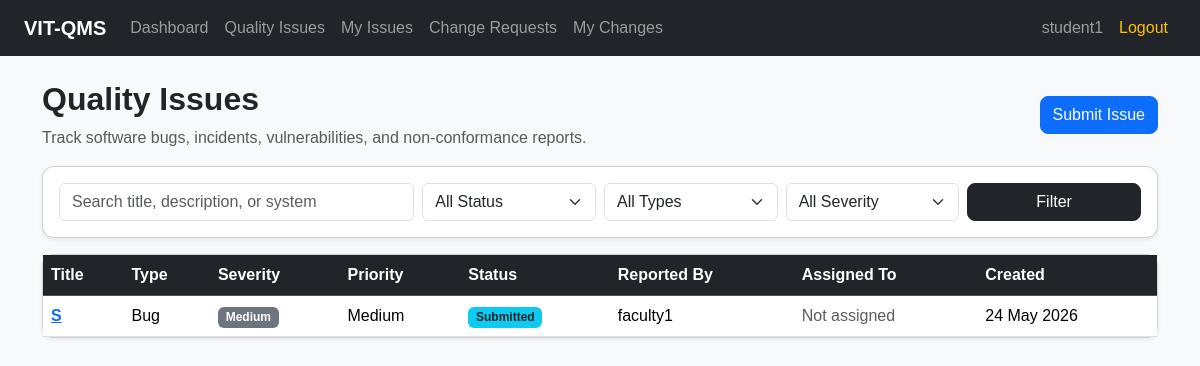
The page /quality/ (signed in) on the database its author committed.
### quality/models.py (models this page shows, shortened)
class QualityIssue(models.Model):
    TYPE_BUG = 'bug'
    TYPE_INCIDENT = 'incident'
    TYPE_SECURITY = 'security'
    TYPE_NON_CONFORMANCE = 'non_conformance'
    TYPE_DOCUMENTATION = 'documentation'
    TYPE_TESTING_DEFECT = 'testing_defect'
    ISSUE_TYPE_CHOICES = [
        (TYPE_BUG, 'Bug'),
        (TYPE_INCIDENT, 'Service Incident'),
        (TYPE_SECURITY, 'Security Vulnerability'),
        (TYPE_NON_CONFORMANCE, 'Non-Conformance'),
        (TYPE_DOCUMENTATION, 'Documentation Issue'),
        (TYPE_TESTING_DEFECT, 'Testing Defect'),
    ]
    SEVERITY_LOW = 'low'
    SEVERITY_MEDIUM = 'medium'
    SEVERITY_HIGH = 'high'
    SEVERITY_CRITICAL = 'critical'
    SEVERITY_CHOICES = [
        (SEVERITY_LOW, 'Low'),
        (SEVERITY_MEDIUM, 'Medium'),
        (SEVERITY_HIGH, 'High'),
        (SEVERITY_CRITICAL, 'Critical'),
    ]
    PRIORITY_LOW = 'low'
    PRIORITY_MEDIUM = 'medium'
    PRIORITY_HIGH = 'high'
    PRIORITY_URGENT = 'urgent'
    PRIORITY_CHOICES = [
        (PRIORITY_LOW, 'Low'),
        (PRIORITY_MEDIUM, 'Medium'),
        (PRIORITY_HIGH, 'High'),
        (PRIORITY_URGENT, 'Urgent'),
    ]
    STATUS_SUBMITTED = 'submitted'
    STATUS_UNDER_REVIEW = 'under_review'
    STATUS_ASSIGNED = 'assigned'
    STATUS_IN_PROGRESS = 'in_progress'
    STATUS_RESOLVED = 'resolved'
    STATUS_VERIFIED = 'verified'
    STATUS_CLOSED = 'closed'
    STATUS_REOPENED = 'reopened'
    STATUS_REJECTED = 'rejected'
    STATUS_CHOICES = [
        (STATUS_SUBMITTED, 'Submitted'),
        (STATUS_UNDER_REVIEW, 'Under Review'),
        (STATUS_ASSIGNED, 'Assigned'),
        (STATUS_IN_PROGRESS, 'In Progress'),
        (STATUS_RESOLVED, 'Resolved'),
        (STATUS_VERIFIED, 'Verified'),
        (STATUS_CLOSED, 'Closed'),
        (STATUS_REOPENED, 'Reopened'),
        (STATUS_REJECTED, 'Rejected'),
    ]
    title = models.CharField(max_length=200)
    description = models.TextField()
    issue_type = models.CharField(max_length=30, choices=ISSUE_TYPE_CHOICES)
    severity = models.CharField(
        max_length=20,
        choices=SEVERITY_CHOICES,
        default=SEVERITY_MEDIUM
    )
    priority = models.CharField(
        max_length=20,
        choices=PRIORITY_CHOICES,
        default=PRIORITY_MEDIUM
    )
    affected_system = models.CharField(max_length=150)
    expected_result = models.TextField(blank=True)
    actual_result = models.TextField(blank=True)
    steps_to_reproduce = models.TextField(blank=True)
    attachment = models.FileField(upload_to='issue_attachments/', blank=True, null=True)
    reported_by = models.ForeignKey(
        User,
        on_delete=models.CASCADE,
        related_name='reported_issues'
    )
    assigned_to = models.ForeignKey(
        User,
        on_delete=models.SET_NULL,
        related_name='assigned_issues',
        blank=True,
        null=True
    )
    status = models.CharField(
        max_length=30,
        choices=STATUS_CHOICES,
        default=STATUS_SUBMITTED
    )
    due_date = models.DateField(blank=True, null=True)
    resolution_summary = models.TextField(blank=True)
    verification_notes = models.TextField(blank=True)
    created_at = models.DateTimeField(auto_now_add=True)
    updated_at = models.DateTimeField(auto_now=True)
    resolved_at = models.DateTimeField(blank=True, null=True)
    closed_at = models.DateTimeField(blank=True, null=True)
    class Meta:
        ordering = ['-created_at']

### quality/views.py (the view)
# urls.py: path('', views.issue_list, name='issue_list'),
@login_required
def issue_list(request):
    issues = QualityIssue.objects.select_related(
        'reported_by',
        'assigned_to',
    )
    search_query = request.GET.get('q', '')
    status_filter = request.GET.get('status', '')
    type_filter = request.GET.get('type', '')
    severity_filter = request.GET.get('severity', '')
    if search_query:
        issues = issues.filter(
            Q(title__icontains=search_query)
            | Q(description__icontains=search_query)
            | Q(affected_system__icontains=search_query)
        )
    if status_filter:
        issues = issues.filter(status=status_filter)
    if type_filter:
        issues = issues.filter(issue_type=type_filter)
    if severity_filter:
        issues = issues.filter(severity=severity_filter)
    context = {
        'issues': issues,
        'search_query': search_query,
        'status_filter': status_filter,
        'type_filter': type_filter,
        'severity_filter': severity_filter,
        'status_choices': QualityIssue.STATUS_CHOICES,
        'type_choices': QualityIssue.ISSUE_TYPE_CHOICES,
        'severity_choices': QualityIssue.SEVERITY_CHOICES,
    }
    return render(request, 'quality/issue_list.html', context)

### templates/quality/issue_list.html (shortened to what this page needs)
{% extends 'base.html' %}
{% block content %}
<div class="d-flex justify-content-between align-items-center mb-3">
    <div>
        <h2 class="fw-bold">Quality Issues</h2>
        <p class="text-muted mb-0">
            Track software bugs, incidents, vulnerabilities, and non-conformance reports.
        </p>
    </div>
    <a href="{% url 'quality:issue_create' %}" class="btn btn-primary">
        Submit Issue
    </a>
</div>
<div class="card shadow-sm mb-3">
    <div class="card-body">
        <form method="get" class="row g-2">
            <div class="col-md-4">
                <input
                    type="text"
                    name="q"
                    value="{{ search_query }}"
                    class="form-control"
                    placeholder="Search title, description, or system"
                >
            </div>
            <div class="col-md-2">
                <select name="status" class="form-select">
                    <option value="">All Status</option>
                </select>
            </div>
            <div class="col-md-2">
                <select name="type" class="form-select">
                    <option value="">All Types</option>
                </select>
            </div>
            <div class="col-md-2">
                <select name="severity" class="form-select">
                    <option value="">All Severity</option>
                </select>
            </div>
            <div class="col-md-2">
                <button type="submit" class="btn btn-dark w-100">Filter</button>
            </div>
        </form>
    </div>
</div>
<div class="card shadow-sm">
    <div class="table-responsive">
        <table class="table table-hover align-middle mb-0">
            <thead class="table-dark">
                <tr>
                    <th>Title</th>
                    <th>Type</th>
                    <th>Severity</th>
                    <th>Priority</th>
                    <th>Status</th>
                    <th>Reported By</th>
                    <th>Assigned To</th>
                    <th>Created</th>
                </tr>
            </thead>
            <tbody>
                {% for issue in issues %}
                    <tr>
                        <td>
                            <a href="{% url 'quality:issue_detail' issue.id %}" class="fw-semibold">
                                {{ issue.title }}
                            </a>
                        </td>
                        <td>{{ issue.get_issue_type_display }}</td>
                        <td>
                            <span class="badge bg-secondary">
                                {{ issue.get_severity_display }}
                            </span>
                        </td>
                        <td>{{ issue.get_priority_display }}</td>
                        <td>
                            <span class="badge bg-info text-dark">
                                {{ issue.get_status_display }}
                            </span>
                        </td>
                        <td>{{ issue.reported_by.username }}</td>
                        <td>
                            {% if issue.assigned_to %}
                                {{ issue.assigned_to.username }}
                            {% else %}
                                <span class="text-muted">Not assigned</span>
                            {% endif %}
                        </td>
                        <td>{{ issue.created_at|date:"d M Y" }}</td>
                    </tr>
                {% empty %}
                    <tr>
                        <td colspan="8" class="text-center py-4 text-muted">
                            No quality issues found.
                        </td>
                    </tr>
                {% endfor %}
            </tbody>
        </table>
    </div>
</div>
{% endblock %}

### templates/base.html (shortened to what this page needs)
<!DOCTYPE html>
<html lang="en">
<head>
    <link href="https://cdn.jsdelivr.net/npm/bootstrap@5.3.3/dist/css/bootstrap.min.css" rel="stylesheet">
    <link rel="stylesheet" href="/static/css/style.css">
</head>
<body class="bg-light">
    <nav class="navbar navbar-expand-lg navbar-dark bg-dark">
        <div class="container-fluid px-4">
            <a class="navbar-brand fw-bold" href="{% url 'dashboard' %}">
                VIT-QMS
            </a>
            <div class="collapse navbar-collapse" id="navbarNav">
                {% if request.user.is_authenticated %}
                <ul class="navbar-nav me-auto">
                    <li class="nav-item">
                        <a href="{% url 'dashboard' %}" class="nav-link">
                            Dashboard
                        </a>
                    </li>
                    <li class="nav-item">
                        <a href="{% url 'quality:issue_list' %}" class="nav-link">
                            Quality Issues
                        </a>
                    </li>
                    <li class="nav-item">
                        <a href="{% url 'quality:my_issues' %}" class="nav-link">
                            My Issues
                        </a>
                    </li>
                    <li class="nav-item">
                        <a href="{% url 'changes:change_list' %}" class="nav-link">
                            Change Requests
                        </a>
                    </li>
                    <li class="nav-item">
                        <a href="{% url 'changes:my_changes' %}" class="nav-link">
                            My Changes
                        </a>
                    </li>
                </ul>
                <ul class="navbar-nav ms-auto">
                    <li class="nav-item">
                        <a href="{% url 'profile' %}" class="nav-link">
                            {{ request.user.username }}
                        </a>
                    </li>
                    <li class="nav-item">
                        <a href="{% url 'logout' %}" class="nav-link text-warning">
                            Logout
                        </a>
                    </li>
                </ul>
                {% endif %}
            </div>
        </div>
    </nav>
    <main class="container py-4">
        {% block content %}
        {% endblock %}
    </main>
</body>
</html>

### static/css/style.css (style rules this page uses)
body { font-family: Arial, sans-serif; }
.card { border-radius: 12px; }
.btn { border-radius: 8px; }

### rows shown on the page
QualityIssue: title "S", issue_type "Bug", severity "Medium", priority "Medium", status "Submitted", reported_by.username "faculty1", shows "Not assigned", created_at "24 May 2026"

### other values the page prints
{{ request.user.username }} "student1"
